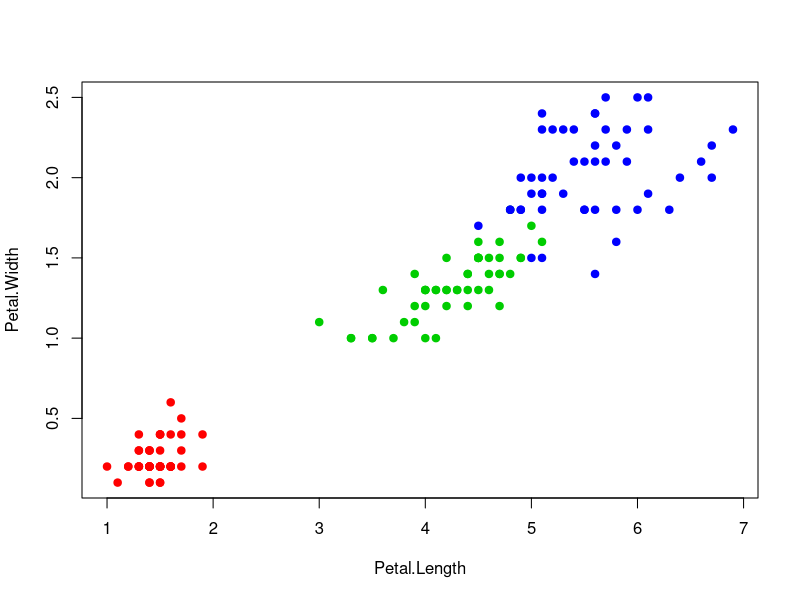

The R script that drew this image:
#метрика
EM <- function(u, v) {
  return(sqrt(sum(u - v) ^ 2))
}

#линейка
ruler <- function(z, feature_matrix, metric_function = EM) {
  n <- dim(feature_matrix)[2]
  l <- dim(feature_matrix)[1]
  distances <- matrix(NA, l, 2)
  for(i in 1:l) {
    distances[i,] <- c(i, metric_function(feature_matrix[i,1:n], z))
  }
  distances <- distances[order(distances[,2]),]
  return(distances)
}

xy <- matrix(NA, 10, 2)
#for (i in 1:10) {
#  xy[i,] <- c(0, 1 / i)
#}
xy[1,] <- c(1, 1)
xy[2,] <- c(1, 2)

ruler(c(2, 1), xy)

#принимает на вход обучающую выборку(features, labels), классифицируемый объект(z),
#возвращает класс (class), к которому алго относит классифицируемый объект,
# и k - количество соседей
#upd: фьючеры и лэйблы лучше передавать вместе, чтобы они сразу сортанулись или нет:)))
kNN <- function(feature_matrix, labels, z, k) {
  distances <- ruler(z, feature_matrix)
  cnt <- c("setosa" = 0, "versicolor" = 0, "virginica" = 0)

  for (i in 1:k) {
    class <- labels[distances[i,1]]
    cnt[class] <- cnt[class] + 1
  }
return(which.max(cnt))
}


# LOO на вход передаем алгоритм, крание значения настраиваемого
# параметра, на выходе настроенный параметр, если флаг отрисовки графика
# установлен, то рисуем график, отображающий зависимость величины ошибки
# от значений настраиваемого параметра
kNN_LOO <- function(algorithm = kNN, feature_matrix, labels, parametr_min_value, parametr_max_value, shedule_flag = FALSE){
  l <- dim(feature_matrix)[1]
  n <- dim(feature_matrix)[2]
  loo <- rep(0, parametr_max_value)
  for(i in 1:l) {
    #tmp_feature_matrix <- throw_features(feature_matrix, i, l)
    #tmp_labels <- throw_labels(labels, i, l)
    tmp_feature_matrix <- feature_matrix[-i, ]
    tmp_labels <- labels[-i]
    distances <- ruler(feature_matrix[i,1:n], tmp_feature_matrix)
    cnt <- c("setosa" = 0, "versicolor" = 0, "virginica" = 0)
    for(tmp_parametr in parametr_min_value:parametr_max_value){
    #class <- algorithm(tmp_feature_matrix, tmp_labels, feature_matrix[i,1:n], tmp_parametr)
        class <- tmp_labels[distances[tmp_parametr,1]]
        cnt[class] <- cnt[class] + 1
      if (as.integer(which.max(cnt)) != as.integer(labels[i])) {
        loo[tmp_parametr] <- loo[tmp_parametr] + 1
      }
    }
  }
  #loo <- loo / 150
  if (shedule_flag) {
    #plot(parametr_min_value:parametr_max_value, loo[parametr_min_value:parametr_max_value], xlab="k", ylab="loo", pch=20)
    #lines(parametr_min_value:parametr_max_value, loo[parametr_min_value:parametr_max_value])
    plot(parametr_min_value:parametr_max_value, loo[parametr_min_value:parametr_max_value], xlab = "k", ylab = "loo", type = "l")
  }
  #print(loo)
  return(which.min(loo))
}

colors <- c("setosa" = "red", "virginica" = "green3", "versicolor" = "blue")
plot(iris[,3:4], pch = 21, bg = colors[iris$Species],col = colors[iris$Species])

k <- 6
kef6 <- 0
cnt <- 0
for (i in 1:length(iris[,1])) {
  feature <- iris[-i, 3:4]
  label <- iris[-i, 5]
  class <- kNN(feature, label, iris[i, 3:4], k)
  if(as.integer(class) != as.integer(iris[i, 5])) {
    kef6 <- kef6 + 1

    if (cnt == 10) {
      points(iris[i, 3:4], pch=22, bg = colors[class])
      distances <- ruler(iris[i, 3:4], feature)
      for (j in 1:k) {
      #j<-4
        points(iris[distances[j,1],3:4], pch = 24, bg = colors[iris[distances[j,1],5]])
        #print(distances[j,1])
      }
      #print(iris[distances[3, 1],])
      #print(iris[distances[4, 1],])
      #print(c(i, names(class), as.character(iris[i,5])))
    }
    cnt <- cnt + 1
    #print(c(i, class, as.character(iris[i,5])))
  }
}
#kef6
#1:6
#k <- 8
#kef8 <- 0
#for (i in 1:length(iris[,1])) {
#  feature <- iris[-i, 3:4]
#  label <- iris[-i, 5]
#  if(kNN(feature, label, iris[i,3:4], k) != iris[i, 5]) {
#    kef8 <- kef8 + 1
#  }
#}
#kef6
#kef8

#kNN_LOO(,iris[,3:4], iris[,5], 1, 149, TRUE)

##отрисовка ирисов Фишера
#colors <- c("1" = "red", "2" = "green3", "3" = "blue")
#plot(iris[,3:4], pch = 21, bg = colors[iris$Species],col = colors[iris$Species])



##задание 10 рандомных классифицируемых объектов и их отрисовка
#for(i in 1:10){
#  #z <- c(runif(1, 0, 7), runif(1, 0, 2.5))
#  #рисуем классифицируемый объект
#  points(z[1], z[2], pch = 22, bg = colors[kNN(iris[,3:4], iris[,5], z, k)], asp = 1)
#}


#k <- 8
#x <- min(iris$Petal.Length)
#y <- min(iris$Petal.Width)
#while (x <= max(iris$Petal.Length)) {
#  y <- min(iris$Petal.Width)
#  while (y <= max(iris$Petal.Width)) {
#    class <- kNN(iris[,3:4], iris[,5], c(x, y), k)
#    #coords[]
#    points(x, y, pch = 22, bg = colors[class], col = colors[class], asp = 1)
#    y <- y + 0.2
#  }
#  x <- x + 0.2
#}
